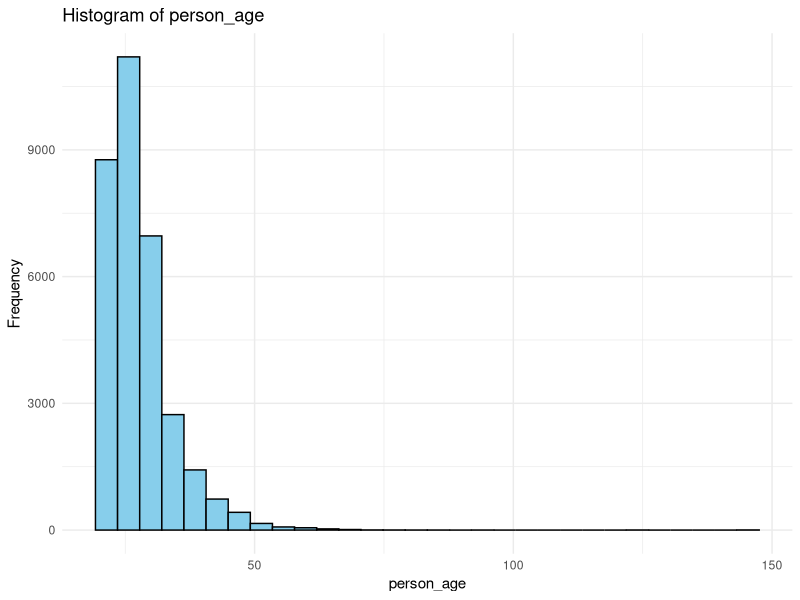
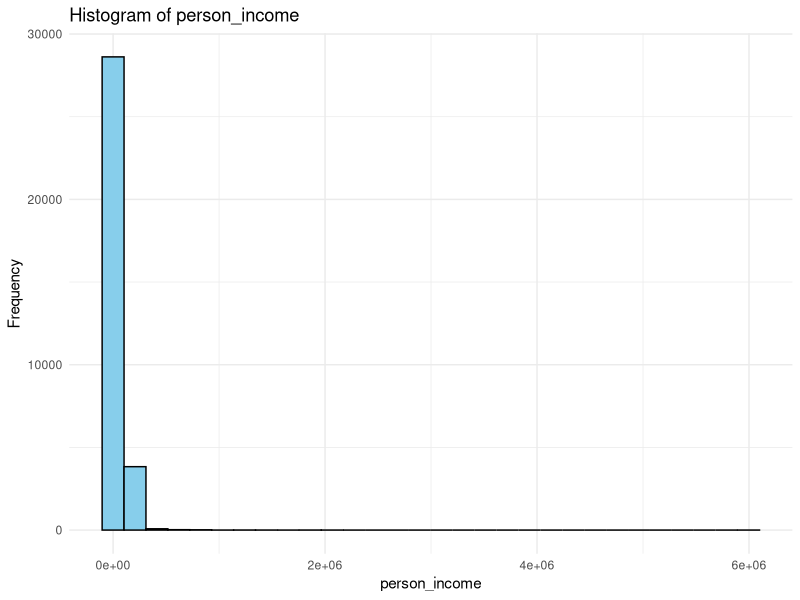
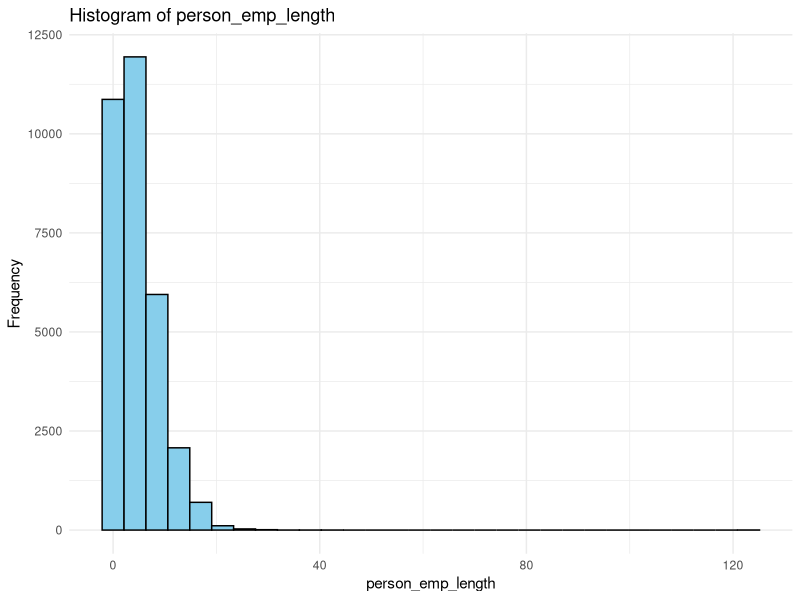
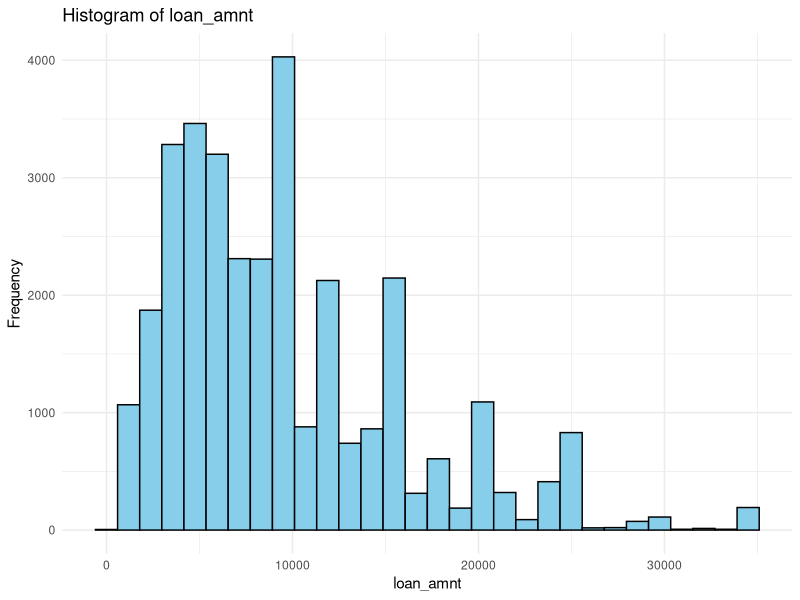
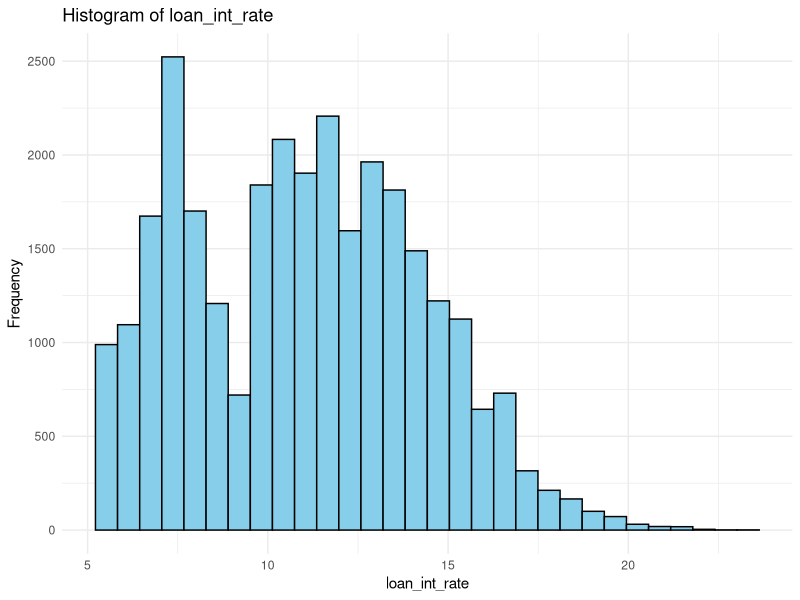
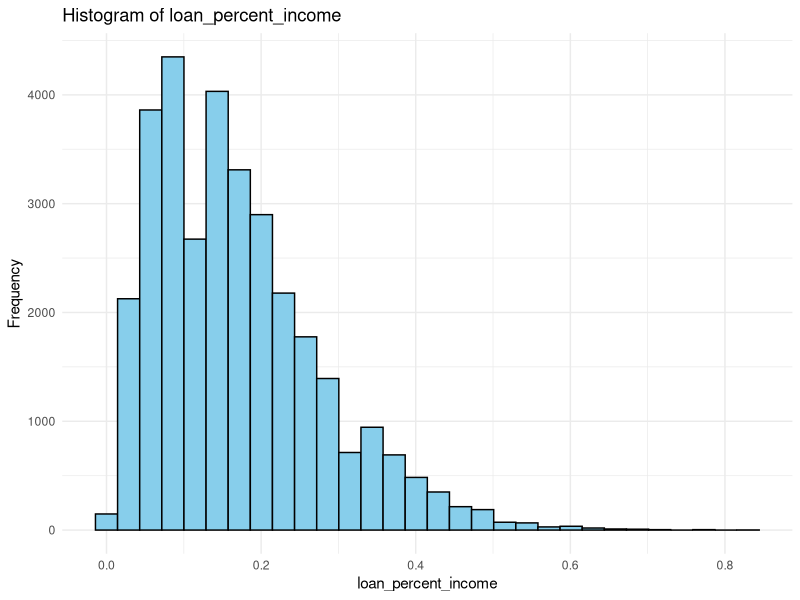
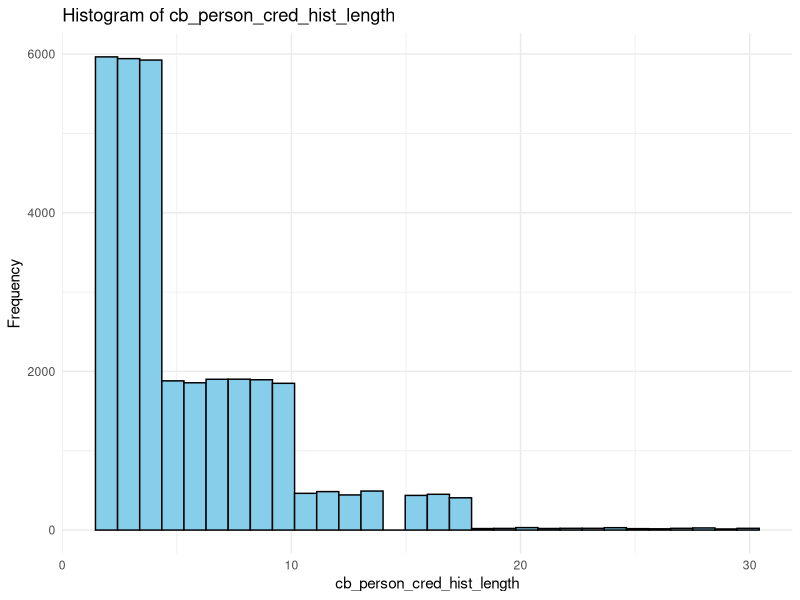
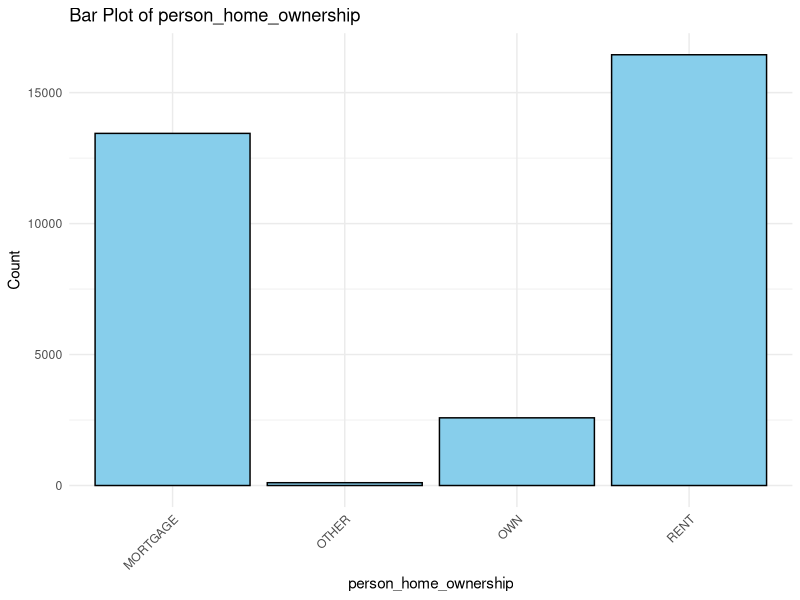

These figures' R source, in order:
# Load dataset
credit_data <- read.csv("data/credit_risk_dataset.csv", colClasses = c(
  person_age = "integer",
  person_income = "integer",
  person_home_ownership = "factor",
  person_emp_length = "numeric",
  loan_intent = "factor",
  loan_amnt = "integer",
  loan_int_rate = "numeric",
  loan_status = "factor",
  loan_percent_income = "numeric",
  cb_person_default_on_file = "factor",
  cb_person_cred_hist_length = "integer"
))

# Display the structure of the dataset
str(credit_data)

# View the first few rows of the dataset
head(credit_data)

# View the dataset in a separate viewer window
View(credit_data)

# Calculate frequency counts for categorical variables
frequency_counts <- lapply(credit_data[, sapply(credit_data, is.factor)], table)

# Calculate percentages for categorical variables
percentage_counts <- lapply(frequency_counts, prop.table)

# Display frequency counts
print("Frequency Counts:")
print(frequency_counts)

# Display percentage counts
print("Percentage Counts:")
print(percentage_counts)

# Custom function to find mode
Mode <- function(x) {
  ux <- unique(x)
  ux[which.max(tabulate(match(x, ux)))]
}

# Calculate measures of central tendency for numeric variables
central_tendency <- sapply(credit_data[, sapply(credit_data, is.numeric)], function(x) c(mean = mean(x), median = median(x), mode = Mode(x)))

# Display measures of central tendency
print("Measures of Central Tendency:")
print(central_tendency)

# Calculate measures of distribution for numeric variables
distribution_measures <- sapply(credit_data[, sapply(credit_data, is.numeric)], function(x) c(range = diff(range(x)), variance = var(x), standard_deviation = sd(x)))

# Display measures of distribution
print("Measures of Distribution:")
print(distribution_measures)

# Calculate correlation coefficients for numeric variables
correlation_matrix <- cor(credit_data[, sapply(credit_data, is.numeric)])

# Display correlation matrix
print("Correlation Matrix:")
print(correlation_matrix)

# Perform ANOVA tests for numeric variables against a categorical variable
anova_results <- lapply(credit_data[, sapply(credit_data, is.numeric)], function(x) {
  aov_result <- aov(x ~ loan_status, data = credit_data)
  return(summary(aov_result))
})

# Display ANOVA results
print("ANOVA Results:")
print(anova_results)

library(ggplot2)

# Univariate plots for numeric variables
numeric_variables <- credit_data[, sapply(credit_data, is.numeric)]
numeric_plots <- lapply(colnames(numeric_variables), function(variable) {
  ggplot(credit_data, aes(x = !!as.name(variable))) +
    geom_histogram(fill = "skyblue", color = "black") +
    labs(title = paste("Histogram of", variable), x = variable, y = "Frequency") +
    theme_minimal()
})

# Univariate plots for categorical variables
categorical_variables <- credit_data[, sapply(credit_data, is.factor)]
categorical_plots <- lapply(colnames(categorical_variables), function(variable) {
  ggplot(credit_data, aes(x = !!as.name(variable))) +
    geom_bar(fill = "skyblue", color = "black") +
    labs(title = paste("Bar Plot of", variable), x = variable, y = "Count") +
    theme_minimal() +
    theme(axis.text.x = element_text(angle = 45, hjust = 1))
})

# Display numeric plots
print("Numeric Variable Plots:")
print(numeric_plots)

# Display categorical plots
print("Categorical Variable Plots:")
print(categorical_plots)


# Load necessary libraries
library(ggplot2)

# Scatter plot matrix for numeric variables
numeric_variables <- credit_data[, sapply(credit_data, is.numeric)]
# Scatter plot matrix for numeric variables
scatter_plot_matrix <- ggplot(credit_data, aes(x = .data[[colnames(numeric_variables)[1]]], y = .data[[colnames(numeric_variables)[2]]])) +
  geom_point(alpha = 0.5) +
  facet_wrap(~., scales = "free") +
  theme_minimal()

# Display scatter plot matrix
print("Scatter Plot Matrix:")
print(scatter_plot_matrix)

# Box plot for numeric variables against loan_status
box_plot_numeric <- lapply(colnames(numeric_variables), function(variable) {
  ggplot(credit_data, aes_string(x = "loan_status", y = variable)) +
    geom_boxplot(fill = "skyblue", color = "black") +
    labs(title = paste("Box Plot of", variable, "by Loan Status"), x = "Loan Status", y = variable) +
    theme_minimal()
})

# Grouped bar plot for categorical variables against loan_status
categorical_variables <- credit_data[, sapply(credit_data, is.factor)]
bar_plot_categorical <- lapply(colnames(categorical_variables), function(variable) {
  ggplot(credit_data, aes_string(x = "loan_status", fill = variable)) +
    geom_bar(position = "dodge") +
    labs(title = paste("Grouped Bar Plot of", variable, "by Loan Status"), x = "Loan Status", y = "Count") +
    theme_minimal()
})

# Display scatter plot matrix
print("Scatter Plot Matrix:")
print(scatter_plot_matrix)

# Display box plots for numeric variables
print("Box Plots for Numeric Variables:")
print(box_plot_numeric)

# Display grouped bar plots for categorical variables
print("Grouped Bar Plots for Categorical Variables:")
print(bar_plot_categorical)

